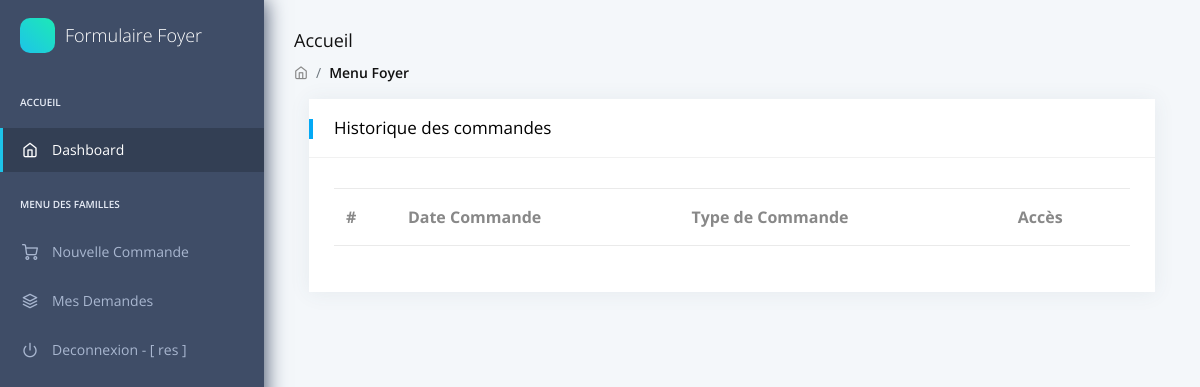
Page /3/demandes on the earlier database version.
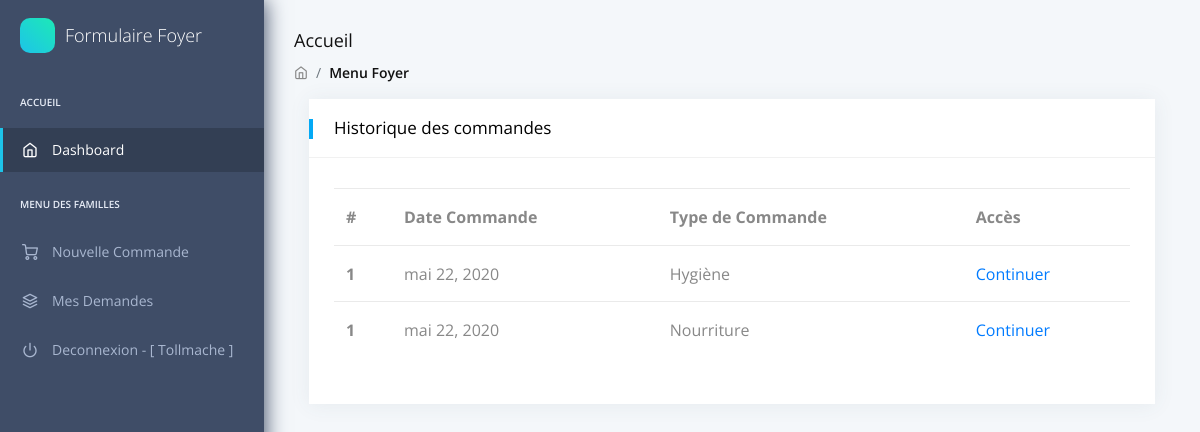
Same page on the later database version.
### forms/models.py (models this page shows, shortened)
class Compte(models.Model):
    nom = models.CharField(max_length=100)
    email = models.EmailField(max_length=100)
    mot_de_passe = models.CharField(max_length=100)
    numero_tel = models.CharField(max_length=100)
    adresse = models.CharField(max_length=100)
    departement = models.CharField(max_length=100)
    ville = models.CharField(max_length=100)
    date_inscription = models.DateField(auto_now=True)
    membres = models.ManyToManyField(Membre)
    demandes = models.ManyToManyField(Demande)

class Demande(models.Model):
    type = models.CharField(max_length=200,default="Nourriture", choices=type_choices)
    items= models.ManyToManyField(Item)
    date_demande = models.DateField(auto_now=True)

### forms/views.py (the view)
# urls.py: path("<int:id>/demandes", views.demandes),
def demandes(request, id):
    c = Compte.objects.get(id=id)
    return render(request, 'forms/demandes.html', locals())

### forms/templates/forms/demandes.html (shortened to what the changed rows need)
<head>
    <link rel="stylesheet" href="/static/assets/fonts/fontawesome/css/fontawesome-all.min.css">
    <link rel="stylesheet" href="/static/assets/plugins/animation/css/animate.min.css">
    <link rel="stylesheet" href="/static/assets/css/style.css">
</head>
<nav class="pcoded-navbar">
    <div class="navbar-wrapper">
        <div class="navbar-content scroll-div">
            <ul class="nav pcoded-inner-navbar">
                <li data-username="Disabled Menu" class="nav-item">
                    <a href={% url 'logout' %} class="nav-link">
                        <span class="pcoded-micon">
                            <i class="feather icon-power"></i>
                        </span>
                        <span class="pcoded-mtext">Deconnexion - [ {{c.nom}} ]</span>
                    </a>
                </li>
            </ul>
        </div>
    </div>
</nav>
<div class="pcoded-main-container">
    <div class="pcoded-wrapper">
<div class="pcoded-content">
    <div class="pcoded-inner-content">
        <div class="main-body">
            <div class="page-wrapper">
				<div class="col-xl-12">
					<div class="card">
						<div class="card-block tab  le-border-style">
							<div class="table-responsive">
								<table class="table">
									<thead>
										<tr>
											<th>#</th>
											<th>Date Commande</th>
                                            <th>Type de Commande</th>
                                            <th>Accès</th>
										</tr>
									</thead>
									<tbody>
                                        {% for d in c.demandes.all %}
                                        <tr>
											<th scope="row">1</th>
											<td>{{d.date_demande}}</td>
                                            <td>{{d.type}}</td>
                                            <td><a href="/{{id}}/{{d.id}}">Continuer</a></td>
										</tr>
                                        {% endfor %}
									</tbody>
								</table>
							</div>
						</div>
					</div>
				</div>
				</div>
			</body>
			</html>
            </div>
        </div>
    </div>
</div>
    </div>
</body>
</html>

Differences in the rows shown:
changed Compte: nom "res" → "Tollmache"
now on this page (row edited): Demande: date_demande "mai 22, 2020", type "Hygiène"
now on this page (row edited): Demande: date_demande "mai 22, 2020", type "Nourriture"
